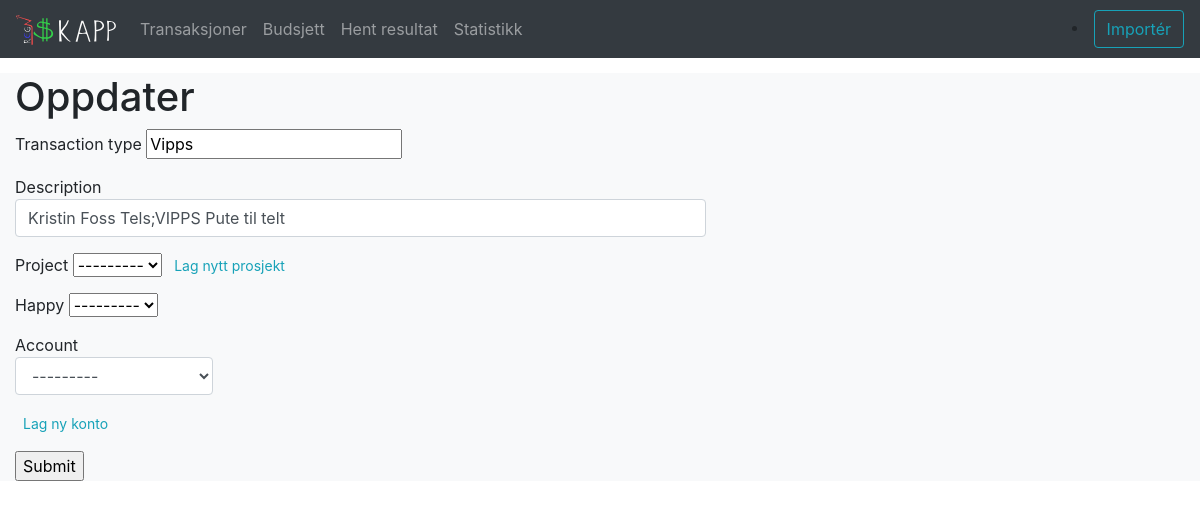
The app's page /transactions/1/edit with its own data.
### transactions/models.py (models this page shows, shortened)
class Transaction(models.Model): #Klasse som representerer ein transaksjon
    date = models.DateField()
    transaction_type = models.CharField(max_length=30, null=True)
    description = models.CharField(max_length=200)
    amount = models.DecimalField(max_digits=10,
                                 decimal_places=2,
                                 default=0)
    happy = models.PositiveSmallIntegerField(choices=HAPPY_CHOICES, blank=True, null=True)
    account = models.ForeignKey(Account,
                                blank=True,
                                null=True,
                                on_delete=models.SET_NULL
                                )
    category = models.ForeignKey(Category,
                                 blank=True,
                                 null=True,
                                 on_delete=models.SET_NULL
                                 )
    project = models.ForeignKey(Project,
                                blank=True,
                                null=True,
                                on_delete=models.SET_NULL
                                )

### transactions/views.py (the view, shortened to what this page needs)
# urls.py: path("<int:pk>/edit", TransactionUpdate.as_view(), name="transaction-update"),
class TransactionUpdate(UpdateView):
    template_name_suffix = '_update_form'
    model = Transaction
    form_class = TransactionForm

### transactions/forms.py
class TransactionForm(forms.ModelForm):
    description = forms.CharField(
        max_length=100,
        required=True,
        widget=forms.TextInput(attrs={
            'class' : 'form-control col-md-7', 'rows' : '4'})
        )
    account = forms.ModelChoiceField(
        queryset=Account.objects.all(),
        widget=forms.Select(attrs={'class' : 'form-control form-group col-md-2'}))
    class Meta:
        model = Transaction
        fields = (
            'transaction_type',
            'description',
            'project',
            'happy'
        )

### transactions/models.py (called while the page is built)
    def __str__(self):
        return "{}".format(self.name)

### transactions/templates/transactions/transaction_update_form.html (shortened to what this page needs)
    {%extends "../base.html"%}
{% block content %}
<h1> Oppdater </h1>
    <form class="needs-validation" novalidate action="" method="POST">
        <div class="form-group mb-3">
        {% for f in form %}
        <p>
            {{f.label}}
            {{f}}
        {% if f.label == 'Project' %}
            <a href="{%url 'transactions:project-create-redirect' object.pk%}" class="btn-outline-info btn-sm" role="button" aria-pressed="true">Lag nytt prosjekt</a>
        {% endif %}
        {% if f.label == 'Account' %}
            <a href="{%url 'transactions:account-create-redirect' object.pk%}" class="btn-outline-info btn-sm" role="button" aria-pressed="true">Lag ny konto</a>
        {% endif %}
        </p>
        {% endfor %}
        <input type="submit">
    </form>
{% endblock  %}

### records on screen
Transaction: form "Vipps" "Kristin Foss Tels;VIPPS Pute til telt" "---------" "---------" "---------"

### other values on screen
{{ f.label }} "Transaction type" "Description" "Project" "Happy" "Account"
